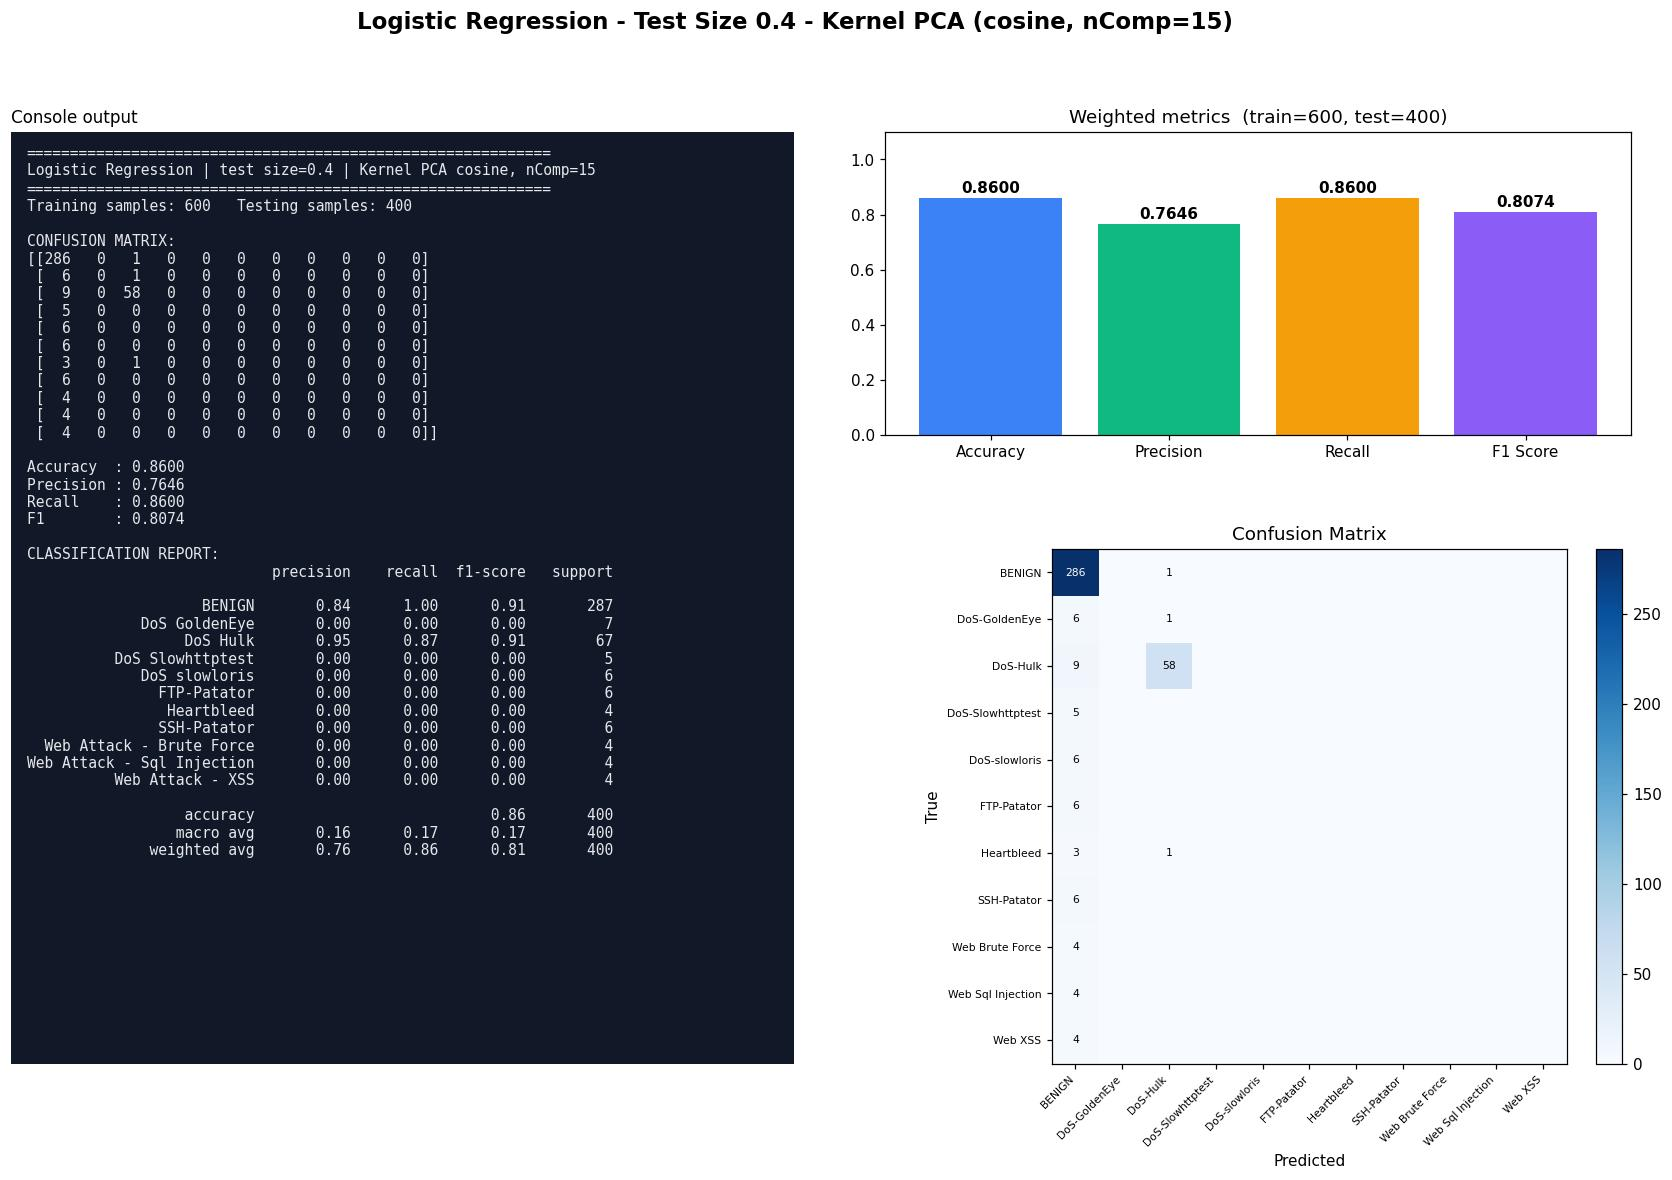

Here is the Python script that generated this plot:
#!/usr/bin/env python3
"""Logistic Regression | Test size 0.4 | Kernel PCA kernel=cosine, n_components=15
CIC-IDS2017 (Tue+Wed+Thu-morning) 1000-row stratified sample.
Run in any IDE (Spyder / VS Code / PyCharm / Jupyter): open the file and press Run, no arguments needed.
Saves next to this file: 'Test0.4_nComp15_LR.jpg' - one image with the console output (confusion matrix, metrics, classification report) plus charts."""
import json, os
import numpy as np
import matplotlib.pyplot as plt
from sklearn.decomposition import KernelPCA
from sklearn.linear_model import LogisticRegression
from sklearn.metrics import (accuracy_score, classification_report, confusion_matrix,
                             f1_score, precision_score, recall_score)
from sklearn.model_selection import train_test_split
from sklearn.preprocessing import StandardScaler

TEST_SIZE, KERNEL, N_COMP, ALG, ALG_NAME = 0.4, "cosine", 15, "LR", "Logistic Regression"
try:
    HERE = os.path.dirname(os.path.abspath(__file__))
except NameError:                      # Jupyter / interactive console
    HERE = os.getcwd()
def _find_root():                      # folder that contains data/sample.npz (works from any working directory)
    for p in (HERE, os.path.join(HERE, ".."), os.path.join(HERE, "..", ".."), os.getcwd()):
        if os.path.exists(os.path.join(p, "data", "sample.npz")):
            return os.path.abspath(p)
    raise FileNotFoundError("data/sample.npz not found - run prepare_data.py or keep the repo folder structure")
ROOT = _find_root()
tag = f"Test{TEST_SIZE}_nComp{N_COMP}_{ALG}"

# 1. LOAD cached, cleaned sample (see prepare_data.py)
d = np.load(os.path.join(ROOT, "data", "sample.npz"), allow_pickle=True)
X, y, class_names = d["X"], d["y"], [str(c).replace("�", "-") for c in d["classes"]]

# 2. SPLIT
X_train, X_test, y_train, y_test = train_test_split(
    X, y, test_size=TEST_SIZE, random_state=42, stratify=y)

# 3. SCALE (fit on train only)
scaler = StandardScaler()
X_train = scaler.fit_transform(X_train); X_test = scaler.transform(X_test)

# 4. DIMENSIONALITY REDUCTION: Kernel PCA (fit on train only; gamma = sklearn default 1/n_features)
kpca = KernelPCA(n_components=N_COMP, kernel=KERNEL, random_state=0)
X_train = kpca.fit_transform(X_train); X_test = kpca.transform(X_test)

# 5. CLASSIFIER
classifier = LogisticRegression(max_iter=1000, solver="lbfgs", random_state=0)
classifier.fit(X_train, y_train)
y_pred = classifier.predict(X_test)

# 6. METRICS
labels = np.arange(len(class_names))
cm = confusion_matrix(y_test, y_pred, labels=labels)
res = dict(test_size=TEST_SIZE, kernel=KERNEL, n_components=N_COMP, algorithm=ALG, model=ALG_NAME,
           n_train=int(len(y_train)), n_test=int(len(y_test)),
           accuracy=accuracy_score(y_test, y_pred),
           precision=precision_score(y_test, y_pred, average="weighted", zero_division=0),
           recall=recall_score(y_test, y_pred, average="weighted", zero_division=0),
           f1=f1_score(y_test, y_pred, average="weighted", zero_division=0))
report = classification_report(y_test, y_pred, labels=labels, target_names=class_names, zero_division=0)
lines = ["=" * 60, f"{ALG_NAME} | test size={TEST_SIZE} | Kernel PCA {KERNEL}, nComp={N_COMP}", "=" * 60,
         f"Training samples: {len(y_train)}   Testing samples: {len(y_test)}", "", "CONFUSION MATRIX:", np.array2string(cm), ""]
for k in ("accuracy", "precision", "recall", "f1"): lines.append(f"{k.capitalize():10s}: {res[k]:.4f}")
lines += ["", "CLASSIFICATION REPORT:", report]
console_output = "\n".join(lines); print(console_output)

# 7. VISUAL OUTPUT: console output + charts in ONE image (real results only)
short = [c.replace("Web Attack - ", "Web ").replace("DoS ", "DoS-") for c in class_names]
fig = plt.figure(figsize=(19, 11), dpi=110)
gs = fig.add_gridspec(2, 2, width_ratios=[1.05, 1], height_ratios=[1, 1.7], hspace=0.28, wspace=0.12)
fig.suptitle(f"{ALG_NAME} - Test Size {TEST_SIZE} - Kernel PCA ({KERNEL}, nComp={N_COMP})", fontsize=15, fontweight="bold")
axt = fig.add_subplot(gs[:, 0]); axt.set_facecolor("#111827"); axt.set_xticks([]); axt.set_yticks([])
for sp in axt.spines.values(): sp.set_visible(False)
axt.text(0.02, 0.985, console_output, family="monospace", fontsize=9.6, color="#e5e7eb", va="top", ha="left", transform=axt.transAxes)
axt.set_title("Console output", loc="left", fontsize=11)
ax0 = fig.add_subplot(gs[0, 1]); ax1 = fig.add_subplot(gs[1, 1])
names = ["Accuracy", "Precision", "Recall", "F1 Score"]; vals = [res["accuracy"], res["precision"], res["recall"], res["f1"]]
bars = ax0.bar(names, vals, color=["#3b82f6", "#10b981", "#f59e0b", "#8b5cf6"])
ax0.set_ylim(0, 1.1); ax0.set_title(f"Weighted metrics  (train={res['n_train']}, test={res['n_test']})")
for b in bars: ax0.text(b.get_x() + b.get_width() / 2, b.get_height() + .02, f"{b.get_height():.4f}", ha="center", fontweight="bold")
im = ax1.imshow(cm, cmap="Blues"); fig.colorbar(im, ax=ax1, fraction=.046, pad=.04)
ax1.set_xticks(labels); ax1.set_yticks(labels); ax1.set_xticklabels(short, rotation=45, ha="right", fontsize=7); ax1.set_yticklabels(short, fontsize=7)
ax1.set_xlabel("Predicted"); ax1.set_ylabel("True"); ax1.set_title("Confusion Matrix")
for a in labels:
    for b_ in labels:
        if cm[a, b_]: ax1.text(b_, a, cm[a, b_], ha="center", va="center", fontsize=7, color="white" if cm[a, b_] > cm.max() / 2 else "black")
plt.savefig(os.path.join(HERE, tag + ".jpg"), format="jpg", bbox_inches="tight")
if os.environ.get("ACN_NO_SHOW") != "1": plt.show()   # IDEs display the image; run_all.py disables this
plt.close()

os.makedirs(os.path.join(ROOT, "results", "json"), exist_ok=True)
with open(os.path.join(ROOT, "results", "json", tag + ".json"), "w") as f: json.dump(res, f)
